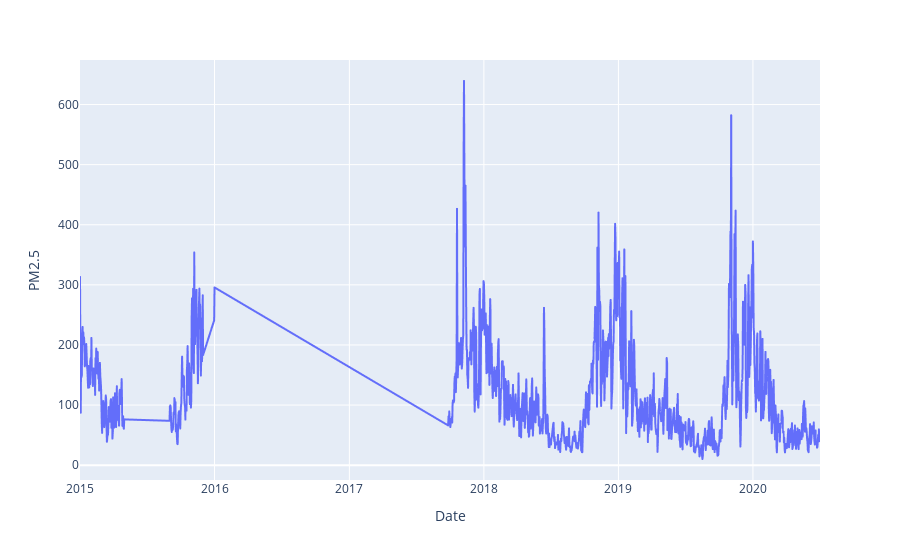

Notebook code cell kept with this figure:
### Code cell
fig = px.line(data_delhi, x="Date", y="PM2.5")
fig.show()

### Figure 1 — Plotly figure (JSON) as saved in the notebook; plotly's stock layout.template omitted (floating-point values rounded to 4 significant figures; data arrays with more than 128 entries replaced by an {"elided": "..."} marker saying what was removed)
{"data": [{"hovertemplate": "Date=%{x}<br>PM2.5=%{y}<extra></extra>", "legendgroup": "", "line": {"color": "#636efa", "dash": "solid"}, "marker": {"symbol": "circle"}, "mode": "lines", "name": "", "showlegend": false, "type": "scattergl", "x": {"elided": "1224 str values"}, "xaxis": "x", "y": {"elided": "1224 float values"}, "yaxis": "y"}], "layout": {"legend": {"tracegroupgap": 0}, "margin": {"t": 60}, "xaxis": {"anchor": "y", "domain": [0, 1], "title": {"text": "Date"}}, "yaxis": {"anchor": "x", "domain": [0, 1], "title": {"text": "PM2.5"}}}}
